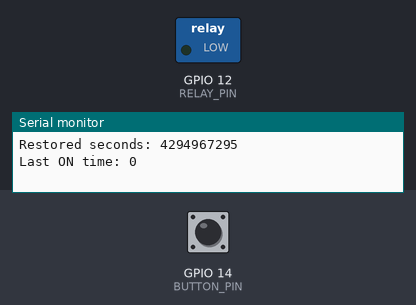
Recording of a sketch running on a simulated ESP32. Shown: switched loads named in the sketch (green lamp = pin HIGH), the last lines printed to the serial monitor. The test bench sets the inputs (shaded band); at power-on: GPIO 14 (BUTTON_PIN) LOW. EEPROM starts erased.

Above: at 1.2 s.
1.3 s: GPIO 14 (BUTTON_PIN) pulled HIGH for 3.2 s
At 5.1 s:
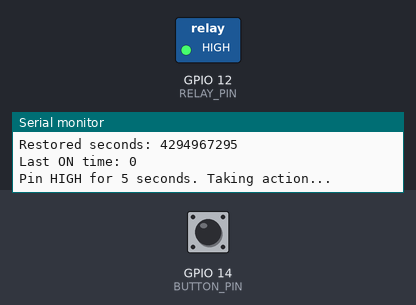
Timing chart, 0 to 6.8 s (numbered marks = the images above; inputs shaded):
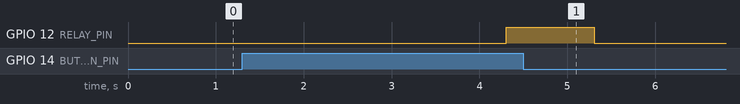

Measured:
- after the input at 1.3 s, GPIO 12 (RELAY_PIN): LOW → HIGH after 3.0 s, → LOW 1.0 s later

The sketch:

Smart_Irrigation.ino
```cpp
#include <WiFi.h>
#include <EEPROM.h>
#include <Ticker.h>

#define RELAY_PIN           12
#define BUTTON_PIN          14

#define TIMER_INTERVAL_SEC  1       // 1-second interval
#define SAVE_INTERVAL       300     // 5 minutes = 300 seconds
#define ON_DURATION         30      // Relay ON time in seconds
#define TRIGGER_INTERVAL    86400   // 24 hours = 86400 seconds

Ticker secondTicker;

volatile unsigned long secondsCounter = 0;
bool triggerActive = false;
unsigned long relayStartTime = 0;
unsigned long lastSaveTime = 0;
unsigned long localCounter;

const int EEPROM_SIZE = 512;        // Define EEPROM size
const int ADDRESS = 0;              // Starting EEPROM address

const unsigned long threshold = 3000;
unsigned long highStartTime = 0;
bool isTiming = false;
bool actionTaken = false;
int pinState;

void tickEverySecond() {
  secondsCounter++;
  // Serial.print("Tick: ");
  // Serial.println(secondsCounter);
}

void setup() {
  Serial.begin(115200);
  EEPROM.begin(EEPROM_SIZE);        // Initialize EEPROM
  pinMode(RELAY_PIN, OUTPUT);
  pinMode(BUTTON_PIN, INPUT);
  digitalWrite(RELAY_PIN, LOW);  // Relay off

  EEPROM.get(ADDRESS, secondsCounter);

  Serial.print("Restored seconds: ");
  Serial.println(secondsCounter);
  if(secondsCounter == (unsigned long)0xFFFFFFFF)
  {
      secondsCounter = 0;
      EEPROM.put(ADDRESS, secondsCounter);
      EEPROM.commit();  // IMPORTANT: Required on ESP8266 to save changes
  }
  Serial.println("Last ON time: " + String(secondsCounter));

  // Setup timer interrupt
  secondTicker.attach(1, tickEverySecond); // Call every 1 second
}

void loop() {
  pinState = digitalRead(BUTTON_PIN);
  if (pinState == HIGH) {
    if (!isTiming)
    {
      // Start timing when HIGH is first detected
      highStartTime = millis();
      isTiming = true;
    }
    if (millis() - highStartTime >= threshold && !actionTaken)
    {
      Serial.println("Pin HIGH for 5 seconds. Taking action...");
      digitalWrite(RELAY_PIN, HIGH);
      delay(1000);
      digitalWrite(RELAY_PIN, LOW);
      secondsCounter = 0;
      EEPROM.put(ADDRESS, secondsCounter);
      EEPROM.commit();
      actionTaken = true;  // Prevent repeating the action
    }

  } else {
    // Reset if pin goes LOW before threshold is reached
    isTiming = false;
    actionTaken = false;
  }


  localCounter = secondsCounter;

  // Save to EEPROM every 5 minutes
  if (localCounter - lastSaveTime >= SAVE_INTERVAL)
  {
    lastSaveTime = localCounter;

    EEPROM.put(ADDRESS, localCounter);
    EEPROM.commit();
    Serial.print("Saved seconds: ");
    Serial.println(localCounter);
  }

  // Trigger GPIO12 every 24 hours for 30 sec
  if (localCounter >= TRIGGER_INTERVAL && !triggerActive) {
    Serial.println("Trigger ON");
    digitalWrite(RELAY_PIN, HIGH);
    triggerActive = true;
    relayStartTime = millis();
  }

  // Turn off after 30 seconds
  if (triggerActive && millis() - relayStartTime >= ON_DURATION * 1000) {
    Serial.println("Trigger OFF");
    Serial.print("Time at Trigger OFF");
    Serial.println(localCounter);
    digitalWrite(RELAY_PIN, LOW);

    // Reset counter
    secondsCounter = 0;

    EEPROM.put(ADDRESS, secondsCounter);
    EEPROM.commit();

    triggerActive = false;
    lastSaveTime = 0;
  }
  delay(100);  // Small delay to avoid CPU hog
}
```
